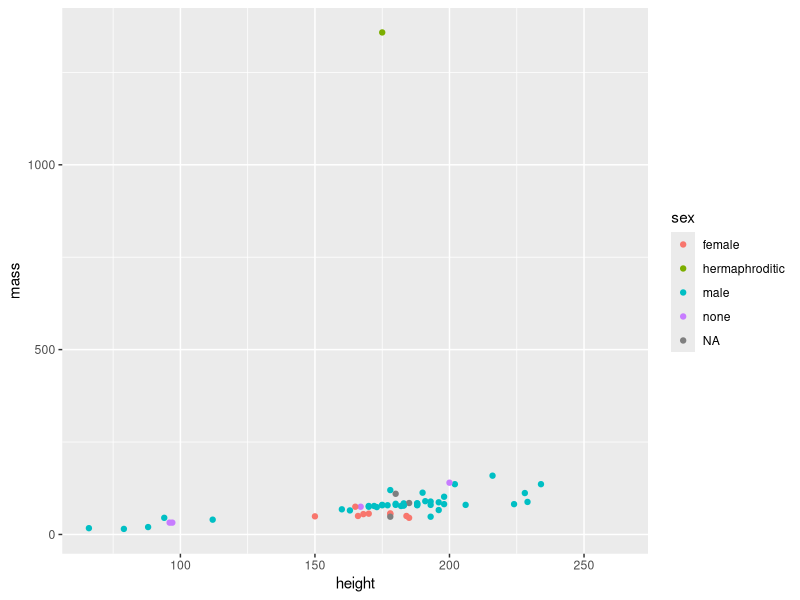

This figure's R source:
## ---- chunk 1
1 + 1
## ---- chunk 2
library(dplyr)
library(ggplot2)
starwars %>% 
  ggplot() + 
  geom_point(aes(x = height, y = mass, color = sex))
